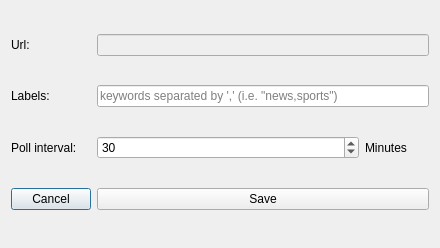
<?xml version="1.0" encoding="UTF-8"?>
<ui version="4.0">
 <class>DialogWindow</class>
 <widget class="QDialog" name="DialogWindow">
  <property name="geometry">
   <rect>
    <x>0</x>
    <y>0</y>
    <width>440</width>
    <height>248</height>
   </rect>
  </property>
  <property name="windowTitle">
   <string>Dialog</string>
  </property>
  <layout class="QGridLayout" name="gridLayout">
   <item row="3" column="0">
    <widget class="QLabel" name="label_4">
     <property name="sizePolicy">
      <sizepolicy hsizetype="Expanding" vsizetype="Preferred">
       <horstretch>0</horstretch>
       <verstretch>0</verstretch>
      </sizepolicy>
     </property>
     <property name="text">
      <string>Poll interval:</string>
     </property>
    </widget>
   </item>
   <item row="3" column="2" colspan="2">
    <widget class="QSpinBox" name="spinBox">
     <property name="sizePolicy">
      <sizepolicy hsizetype="Expanding" vsizetype="Fixed">
       <horstretch>2</horstretch>
       <verstretch>0</verstretch>
      </sizepolicy>
     </property>
     <property name="minimum">
      <number>1</number>
     </property>
     <property name="value">
      <number>30</number>
     </property>
    </widget>
   </item>
   <item row="1" column="0">
    <widget class="QLabel" name="label">
     <property name="sizePolicy">
      <sizepolicy hsizetype="Expanding" vsizetype="Preferred">
       <horstretch>0</horstretch>
       <verstretch>0</verstretch>
      </sizepolicy>
     </property>
     <property name="text">
      <string>Url:</string>
     </property>
    </widget>
   </item>
   <item row="2" column="0">
    <widget class="QLabel" name="label_2">
     <property name="sizePolicy">
      <sizepolicy hsizetype="Expanding" vsizetype="Preferred">
       <horstretch>0</horstretch>
       <verstretch>0</verstretch>
      </sizepolicy>
     </property>
     <property name="text">
      <string>Labels:</string>
     </property>
    </widget>
   </item>
   <item row="4" column="0">
    <widget class="QPushButton" name="cancelButton">
     <property name="sizePolicy">
      <sizepolicy hsizetype="Expanding" vsizetype="Fixed">
       <horstretch>0</horstretch>
       <verstretch>0</verstretch>
      </sizepolicy>
     </property>
     <property name="text">
      <string>Cancel</string>
     </property>
    </widget>
   </item>
   <item row="3" column="4">
    <widget class="QLabel" name="label_3">
     <property name="text">
      <string>Minutes</string>
     </property>
    </widget>
   </item>
   <item row="2" column="2" colspan="3">
    <widget class="QLineEdit" name="lineEdit_2">
     <property name="placeholderText">
      <string>keywords separated by ',' (i.e. &quot;news,sports&quot;)</string>
     </property>
    </widget>
   </item>
   <item row="4" column="2" colspan="3">
    <widget class="QPushButton" name="saveButton">
     <property name="sizePolicy">
      <sizepolicy hsizetype="Expanding" vsizetype="Fixed">
       <horstretch>1</horstretch>
       <verstretch>0</verstretch>
      </sizepolicy>
     </property>
     <property name="text">
      <string>Save</string>
     </property>
    </widget>
   </item>
   <item row="1" column="2" colspan="3">
    <widget class="QLineEdit" name="lineEdit">
     <property name="enabled">
      <bool>false</bool>
     </property>
    </widget>
   </item>
  </layout>
 </widget>
 <resources/>
 <connections/>
</ui>
